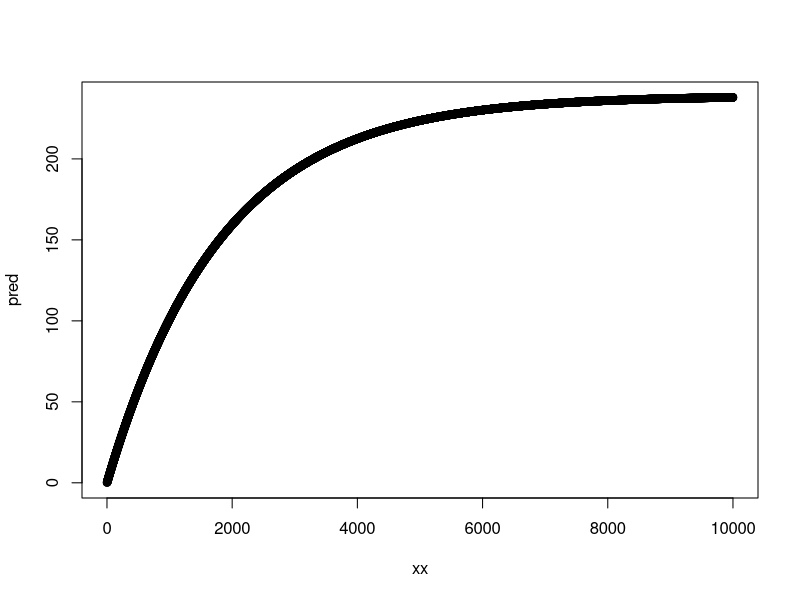
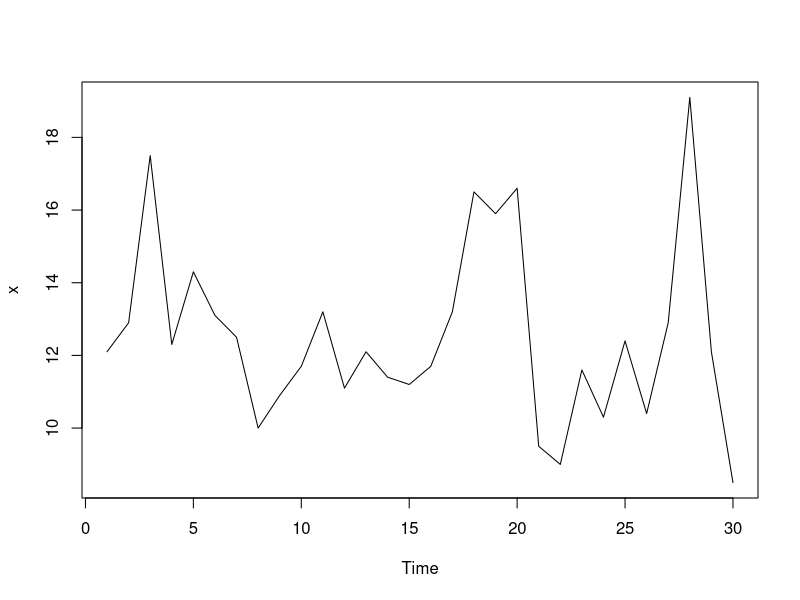

Generate these figures, in order, with R:
## ---- chunk 1
time<-c(125, 189, 210, 356, 468, 550, 610)
ftm<-(sum(time)+3*max(time))/7
ftm
## ---- chunk 2
nsim <- 1000
ftmr <- numeric(nsim)

for(i in 1:nsim){
	x <- rexp(10,1/ftm)
	y <- sort(x)
	y <- y[1:7]
	ftmr[i]<-(sum(y)+3*max(y))/7
}
## ---- chunk 3
#Bootstrap estimate:
mean(ftmr)
#Expected Bias:
mean(ftmr) - ftm
#Estimated standard error:
sd(ftmr)
# 95% confidence intervals
quantile(ftmr, probs = c(0.025, 0.975))
## ---- chunk 4
time <- c(125, 189, 210, 356, 468, 550, 610)
c <- 612
ftm <- (sum(time) + 3*c)/7
ftm
## ---- chunk 5
nsim<-1000
ftmr<-numeric(nsim);
for(i in 1:nsim) {
	x<-rexp(10,1/ftm)
	y<-x[x<=c]
	r<-length(y)
	ftmr[i]<-(sum(y)+(10-r)*c)/r
}
## ---- chunk 6
#Bootstrap estimate:
mean(ftmr)
#Expected Bias:
mean(ftmr) - ftm
#Estimated standard error:
sd(ftmr)
# 95% confidence intervals
quantile(ftmr, probs = c(0.025, 0.975))
## ---- chunk 7
iw<-c(0.998,0.950,1.023,0.980,0.907,0.958,1.016,0.957,0.998,0.979,0.982,1.000,0.998,1.017,0.976,0.967,1.023,1.033,
0.979,0.983,0.990,0.998)
im<-c(0.931,1.019,0.936,0.974,0.949,0.939,0.984,0.956,0.947,0.969,0.979,0.922,0.973,1.014,0.936,0.966,1.020,0.975,1.015)
t.test(iw,im) # Assuming normality
## ---- chunk 8
nw<-length(iw); 
nm<-length(im);
nb<-1000

difb<-numeric(nb)
for(i in 1:nb){
	iwb<-sample(iw,nw,replace=T)
	imb<-sample(im,nm,replace=T)
	difb[i]<-mean(iwb)-mean(imb)
}

#Quantile method:
quantile(difb,c(0.025,0.975))

# Simple method:
2*(mean(iw)-mean(im))-quantile(difb,0.975)
2*(mean(iw)-mean(im))-quantile(difb,0.025)
## ---- chunk 9
tb <- numeric(nb)
theta <- mean(iw) - mean(im)
sdtheta <- sqrt(var(iw)/nw+var(im)/nm)

for(i in 1:nb){
	iwb<-sample(iw,nw,replace=T)
	imb<-sample(im,nm,replace=T)
	thetab<-mean(iwb)-mean(imb)
	sdthetab<- sqrt(var(iwb)/nw+var(imb)/nm)
	tb[i]<-(thetab-theta)/sdthetab
}

# Quantile method
quantile(tb,c(0.025,0.975))

# Simple method
theta+sdtheta*quantile(tb,0.025)
theta+sdtheta*quantile(tb,0.975)
## ---- chunk 10
x <- c(77.6,114.9,141.1,190.8,239.9,289,332.8,378.4,
			 434.8,477.3,536.8,593.1,689.1,760)
y <-c (10.07,14.73,17.94,23.93,29.61,35.18,40.02,
			 44.82,50.76,55.05,61.01,66.4,75.47,81.78)

ajust<- nls(y ~ b1 * (1-exp(-b2*x)), start = list(b1= 2, b2=0.001))
summary(ajust)
## ---- chunk 11
xx<-seq(1,10000)
pred<-summary(ajust)$coefficients[1] * (1-exp(-summary(ajust)$coefficients[2] *xx))
plot(xx,pred)
## ---- chunk 12
x<-c(12.1,12.9,17.5,12.3,14.3,13.1,12.5,10,10.9,11.7,13.2,
11.1,12.1,11.4,11.2,11.7,13.2,16.5,15.9,16.6,9.5,9,11.6,10.3,
12.4,10.4,12.9,19.1,12.1,8.5)
ts.plot(x)
## ---- chunk 13
fit <- ar(x, aic = FALSE, order.max = 2, method = "yule-walker")
fit
mean(x)
## ---- chunk 14
res<-fit$resid
res
## ---- chunk 15
nb<-1000; mu<-numeric(nb); phi1<-numeric(nb)
phi2<-numeric(nb)
xb<-numeric(30)
for(j in 1:nb){
xb[1]<-x[1];xb[2]<-x[2]
for (i in 3:30){
r<-sample(res[3:30],1,replace=T)
xb[i]<-fit$ar[1]*xb[i-1]+fit$ar[2]*xb[i-2]+mean(x)*(1-fit$ar[1]-
fit$ar[2])+r}
fitb<-ar(xb, aic = FALSE, order.max = 2,method=c("yule-walker"))
mu[j]<-mean(xb);phi1[j]<-fitb$ar[1]; phi2[j]<-fitb$ar[2] }
